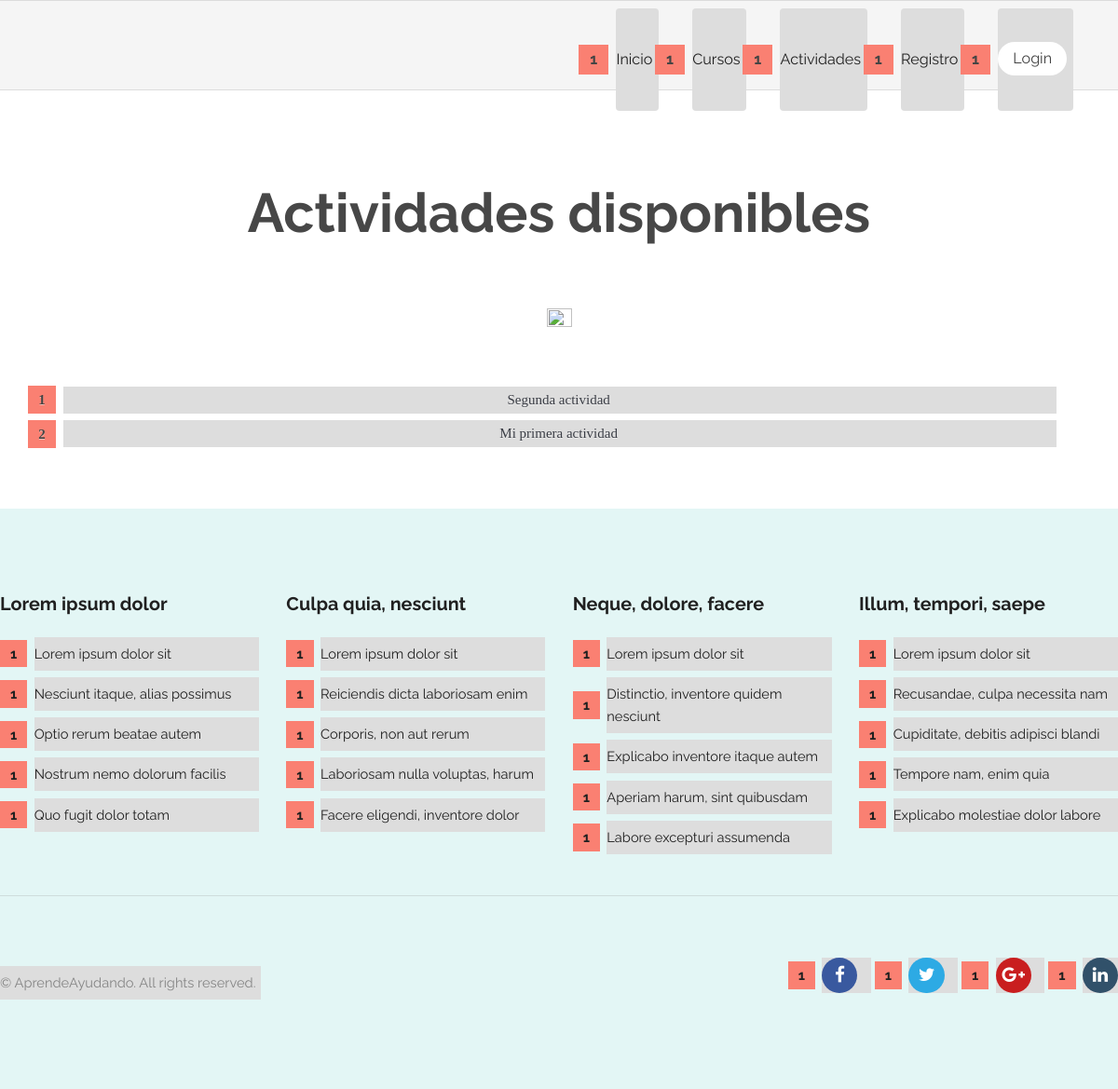
/activity/, run on an earlier commit of the app's database.
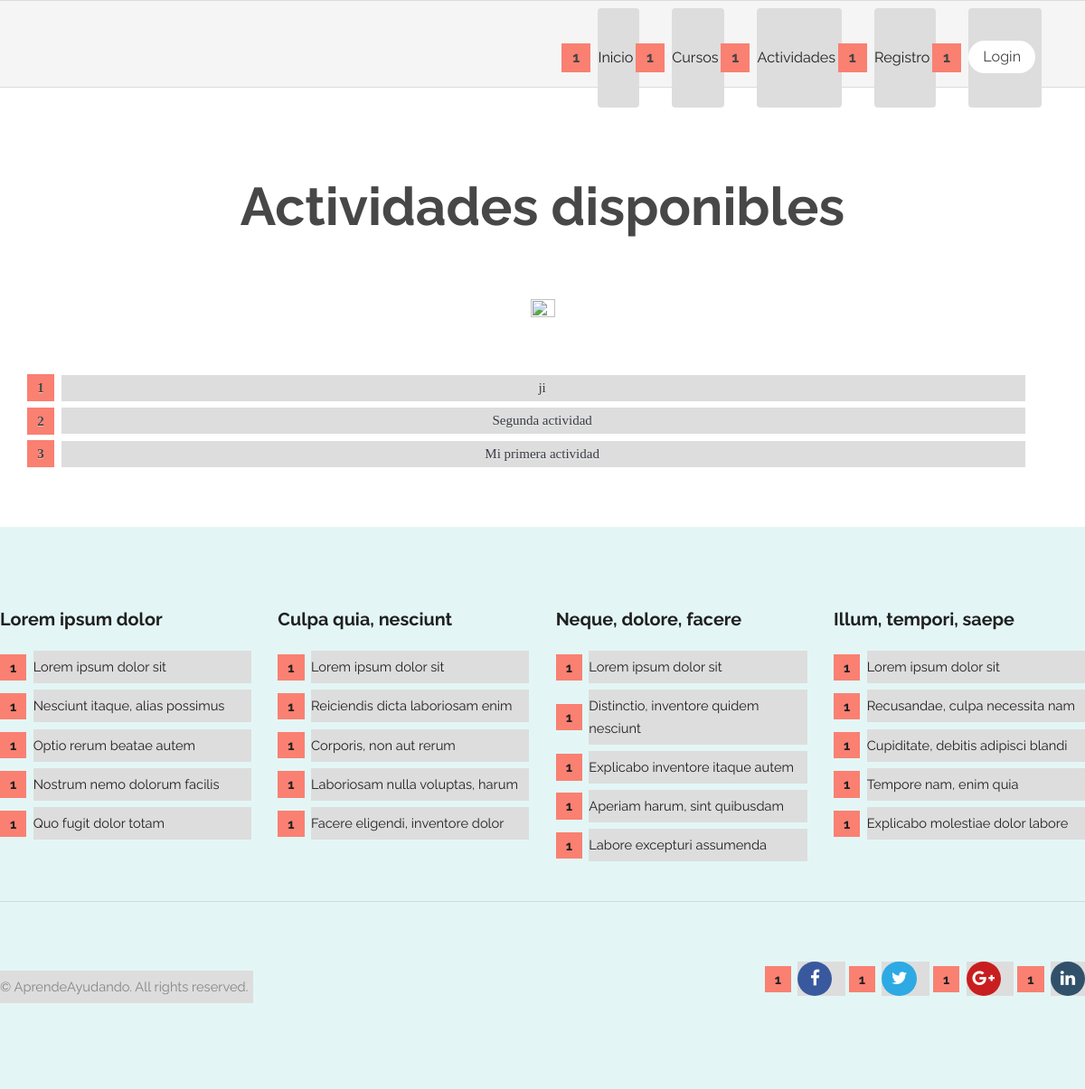
And on a later commit of the database.
### activity/models.py (models this page shows, shortened)
class Activity(models.Model):
    title = models.CharField(max_length=200)
    pub_date = models.DateTimeField(verbose_name="date published", auto_now_add=True)
    enrolled_users = models.ManyToManyField(get_user_model(), related_name="activities", blank=True)
    entity = models.ForeignKey(get_user_model(), null=True, on_delete=models.CASCADE, limit_choices_to={'groups__name':'EntidadPublicoPrivada'})
    restricted_entry = models.BooleanField(null=True) #Aun falta añadir esta funcionalidad(recordad hacer el makemigrations->migrate si lo implementais)
    class Meta:
        verbose_name = "Actividad"
        verbose_name_plural = "Actividades"

### activity/views.py (the view)
# urls.py: path('', views.index, name='index'), # /activity/
def index(request):
    activityList = Activity.objects.order_by('-pub_date')[:5]
    id_activities_list_inscripted = []
    for activity in activityList:
        if request.user in activity.enrolled_users.all() or request.user==activity.entity:
            id_activities_list_inscripted.extend([activity.id])
    is_entity = False
    if request.user.has_perm('activity.add_activity'):
        is_entity = True
    context = {
        'activityList': activityList,
        'activities_list_inscripted': id_activities_list_inscripted,
        'is_entity': is_entity
    }
    return render(request, 'activity/index.html', context)

### AprendeAyudando/templates/activity/index.html (shortened to what this page needs)
{% extends "registration/base.html" %}
{% block content %}
<section class="wrapper align-center login">
    {% load static %}
    <link rel="stylesheet" type="text/css" href="{% static 'activity/style.css' %}">
    <div class="container 100% listaActividades">
        {% if filtered_by_enrolled %}
            <h2>Tus actividades</h2>
        {% else %}
            <h2>Actividades disponibles</h2>
        {% endif %}
        <img src="{% static 'general/images/logoTransparent.png' %}" alt="" style="width:15%;height:15%;border-radius:500px;">
        <br><br><br>
        {% if activityList %}
        <ol id="prettyList" style="width:92%;">
            {% for activity in activityList %}
                {% if not activity.id in activities_list_inscripted %}
                    <li id="prettyListItem"><a href="{% url 'activity:inscription' activity.id %}">{{ activity.title }}</a></li>
                {% else %}
                    <li id="prettyListItem"><a href="{% url 'activity:join' activity.id %}">{{ activity.title }}</a></li>
                {% endif %}
            {% endfor %}
        </ol>
        {% else %}
            <p>Lo sentimos, no hay actividades disponibles.</p>
        {% endif %}
    </div>
</section>
{% endblock %}

### AprendeAyudando/templates/registration/base.html (shortened to what this page needs)
{% load static %}
<!DOCTYPE html>
<html>
  <head>
    <link rel="stylesheet" type="text/css" href="{% static 'general/css/skel.css' %}" />
	<link rel="stylesheet" type="text/css" href="{% static 'general/css/style.css' %}" />
	<link rel="stylesheet" type="text/css" href="{% static 'general/css/style-xlarge.css' %}"/>
	<link rel="stylesheet" href="https://cdnjs.cloudflare.com/ajax/libs/font-awesome/4.7.0/css/font-awesome.min.css">
  </head>
  <body class="landing">
			<header id="header">
				<nav id="nav">
					<ul>
						<li><a href="/">Inicio</a></li>
						<li><a href="/courses">Cursos</a></li>
						<li><a href="/activity">Actividades</a></li>
						{% if not user.is_authenticated %}
							<li><a href="/register" >Registro</a></li>
							<li><a href="/accounts/login" class="button special" >Login</a></li>
						{% else %}
							<li><a href="/account" >Mi perfil</a></li>
							<li><a href="{% url 'logout' %}" class="button special" >Cerrar sesion</a></li>
						{% endif %}
					</ul>
				</nav>
            </header>
            {% block content %}
            {% endblock %}
			<footer id="footer">
				<div class="container">
					<section class="links">
						<div class="row">
							<section class="3u 6u(medium) 12u$(small)">
								<h3>Lorem ipsum dolor</h3>
								<ul class="unstyled">
									<li><a href="#">Lorem ipsum dolor sit</a></li>
									<li><a href="#">Nesciunt itaque, alias possimus</a></li>
									<li><a href="#">Optio rerum beatae autem</a></li>
									<li><a href="#">Nostrum nemo dolorum facilis</a></li>
									<li><a href="#">Quo fugit dolor totam</a></li>
								</ul>
							</section>
							<section class="3u 6u$(medium) 12u$(small)">
								<h3>Culpa quia, nesciunt</h3>
								<ul class="unstyled">
									<li><a href="#">Lorem ipsum dolor sit</a></li>
									<li><a href="#">Reiciendis dicta laboriosam enim</a></li>
									<li><a href="#">Corporis, non aut rerum</a></li>
									<li><a href="#">Laboriosam nulla voluptas, harum</a></li>
									<li><a href="#">Facere eligendi, inventore dolor</a></li>
								</ul>
							</section>
							<section class="3u 6u(medium) 12u$(small)">
								<h3>Neque, dolore, facere</h3>
								<ul class="unstyled">
									<li><a href="#">Lorem ipsum dolor sit</a></li>
									<li><a href="#">Distinctio, inventore quidem nesciunt</a></li>
									<li><a href="#">Explicabo inventore itaque autem</a></li>
									<li><a href="#">Aperiam harum, sint quibusdam</a></li>
									<li><a href="#">Labore excepturi assumenda</a></li>
								</ul>
							</section>
							<section class="3u$ 6u$(medium) 12u$(small)">
								<h3>Illum, tempori, saepe</h3>
								<ul class="unstyled">
									<li><a href="#">Lorem ipsum dolor sit</a></li>
									<li><a href="#">Recusandae, culpa necessita nam</a></li>
									<li><a href="#">Cupiditate, debitis adipisci blandi</a></li>
									<li><a href="#">Tempore nam, enim quia</a></li>
									<li><a href="#">Explicabo molestiae dolor labore</a></li>
								</ul>
							</section>
						</div>
					</section>
					<div class="row">
						<div class="8u 12u$(medium)">
							<ul class="copyright">
								<li>&copy; AprendeAyudando. All rights reserved.</li>
							</ul>
						</div>
						<div class="4u$ 12u$(medium)">
							<ul class="icons">
								<li>
									<a class="icon rounded fa-facebook"><span class="label">Facebook</span></a>
								</li>
								<li>
									<a class="icon rounded fa-twitter"><span class="label">Twitter</span></a>
								</li>
								<li>
									<a class="icon rounded fa-google-plus"><span class="label">Google+</span></a>
								</li>
								<li>
									<a class="icon rounded fa-linkedin"><span class="label">LinkedIn</span></a>
								</li>
							</ul>
						</div>
					</div>
				</div>
			</footer>
	</body>
</html>

### AprendeAyudando/static/general/css/skel.css (style rules this page uses)
html,body,div,span,applet,object,iframe,h1,h2,h3,h4,h5,h6,p,blockquote,pre,a,abbr,acronym,address,big,cite,code,del,dfn,em,img,ins,kbd,q,s,samp,small,strike,strong,sub,sup,tt,var,b,u,i,center,dl,dt,dd,ol,ul,li,fieldset,form,label,legend,table,caption,tbody,tfoot,thead,tr,th,td,article,aside,canvas,details,embed,figure,figcaption,footer,header,hgroup,menu,nav,output,ruby,section,summary,time,mark,audio,video { margin:0;padding:0;border:0;font-size:100%;font:inherit;vertical-align:baseline; }
article,aside,details,figcaption,figure,footer,header,hgroup,menu,nav,section { display:block; }
body { line-height:1; }
ol,ul { list-style:none; }
body { -webkit-text-size-adjust:none }
*, *:before, *:after { -moz-box-sizing: border-box; -webkit-box-sizing: border-box; box-sizing: border-box; }
.container { margin-left: auto; margin-right: auto; width: 1200px; }
.row { border-bottom: solid 1px transparent; }
.row > * { float: left; }
.row:after, .row:before { content: ''; display: block; clear: both; height: 0; }
.row > * { padding: 0 0 0 2em; }
.row { margin: 0 0 -1px -2em; }
.\38 u, .\38 u\24 { width: 66.6666666667%; clear: none; margin-left: 0; }
.\34 u, .\34 u\24 { width: 33.3333333333%; clear: none; margin-left: 0; }
.\33 u, .\33 u\24 { width: 25%; clear: none; margin-left: 0; }

### AprendeAyudando/static/general/css/style-xlarge.css (style rules this page uses)
body, input, select, textarea { font-size: 11pt; }

### AprendeAyudando/static/activity/style.css (style rules this page uses)
ol { counter-reset: li; list-style: none; *list-style: decimal; font: 15px 'trebuchet MS', 'lucida sans'; padding: 0; margin-bottom: 4em; text-shadow: 0 1px 0 rgba(255,255,255,.5); }
ol { margin: 0 0 0 2em; }
li { position: relative; display: block; padding: .4em .4em .4em .8em; *padding: .4em; margin: .5em 0 .5em 2.5em; background: #ddd; color: #444; text-decoration: none; transition: all .3s ease-out; }
li:before { content: counter(li); counter-increment: li; position: absolute; left: -2.5em; top: 50%; margin-top: -1em; background: #fa8072; height: 2em; width: 2em; line-height: 2em; text-align: center; font-weight: bold; }
li:after { position: absolute; content: ''; border: .5em solid transparent; left: -1em; top: 50%; margin-top: -.5em; transition: all .3s ease-out; }

What changed in the data, as far as the page shows it:
added Activity: title "ji"
